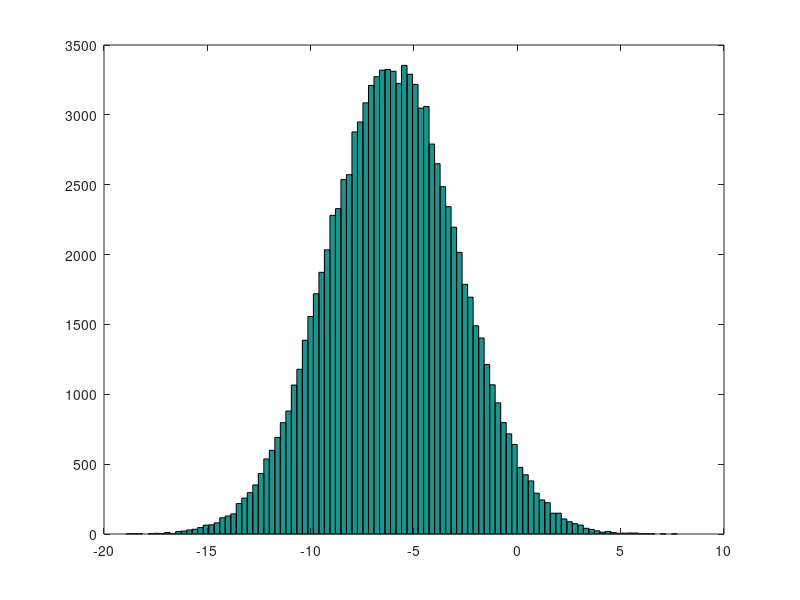

Write MATLAB code to recreate this figure.
### what is rand n 
### it make random distribution
### Return a matrix with normally distributed random elements
### having zero mean and variance one.
 

w = randn(1,10);
disp(w);

## you can see the histogram plotting for this 
#hist(w);

## you can make an advance plotting for that like this
w = -6 +sqrt(10)*(randn(1,100000));
hist(w)

## you can add bins you want
hist(w,100);
## this is the gaussian random function 

